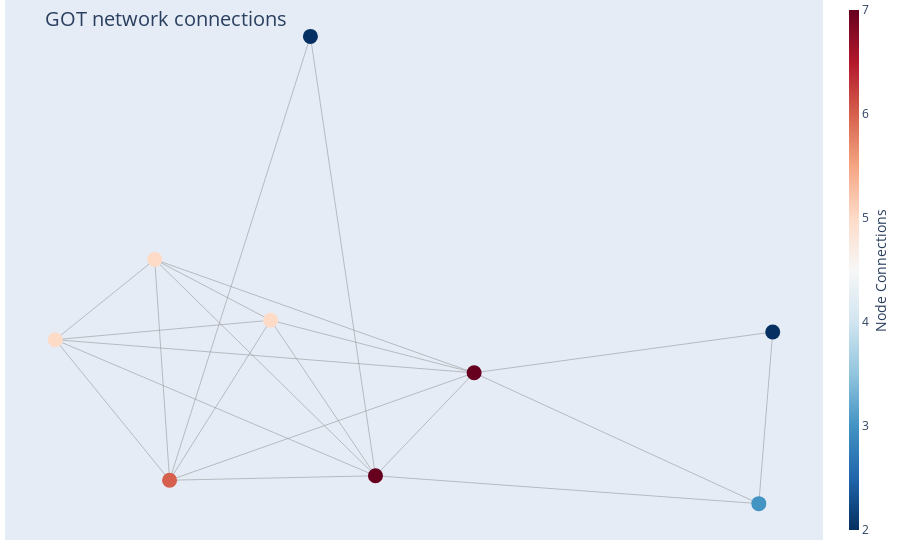

Notebook code for this chart:
### Markdown cell above
### **ACT.II**

### Code cell
draw_plotly_network_graph(Graph_obj = G2, filter = "Yes", filter_nodesbydegree = 50)

### Figure 1 — Plotly figure (JSON) as saved in the notebook; plotly's stock layout.template omitted (floating-point values rounded to 4 significant figures)
{"data": [{"hoverinfo": "none", "line": {"color": "#888", "width": 0.5}, "mode": "lines", "type": "scatter", "x": [0.008395, 0.2075, null, 0.008395, -0.4371, null, 0.008395, -0.6379, null, 0.008395, -0.4072, null, 0.008395, 0.7821, null, 0.008395, -0.2032, null, 0.008395, -0.1229, null, 0.2075, -0.2032, null, 0.2075, -0.4371, null, 0.2075, -0.6379, null, 0.2075, 0.8102, null, 0.2075, -0.4072, null, 0.2075, 0.7821, null, -0.4371, -0.2032, null, -0.4371, -0.6379, null, -0.4371, -0.4072, null, -0.6379, -0.2032, null, -0.6379, -0.4072, null, -0.4072, -0.2032, null, -0.4072, -0.1229, null, 0.7821, 0.8102, null], "y": [-0.416, -0.08419, null, -0.416, 0.281, null, -0.416, 0.02259, null, -0.416, -0.4303, null, -0.416, -0.5057, null, -0.416, 0.08522, null, -0.416, 1, null, -0.08419, 0.08522, null, -0.08419, 0.281, null, -0.08419, 0.02259, null, -0.08419, 0.04731, null, -0.08419, -0.4303, null, -0.08419, -0.5057, null, 0.281, 0.08522, null, 0.281, 0.02259, null, 0.281, -0.4303, null, 0.02259, 0.08522, null, 0.02259, -0.4303, null, -0.4303, 0.08522, null, -0.4303, 1, null, -0.5057, 0.04731, null]}, {"hoverinfo": "text", "marker": {"color": [7, 7, 5, 5, 6, 3, 5, 2, 2], "colorbar": {"thickness": 10, "title": {"side": "right", "text": "Node Connections"}, "xanchor": "left"}, "colorscale": [[0, "rgb(103,0,31)"], [0.1, "rgb(178,24,43)"], [0.2, "rgb(214,96,77)"], [0.3, "rgb(244,165,130)"], [0.4, "rgb(253,219,199)"], [0.5, "rgb(247,247,247)"], [0.6, "rgb(209,229,240)"], [0.7, "rgb(146,197,222)"], [0.8, "rgb(67,147,195)"], [0.9, "rgb(33,102,172)"], [1, "rgb(5,48,97)"]], "line": {"width": 0}, "reversescale": true, "showscale": true, "size": 15}, "mode": "markers", "text": ["King.<br /># of connections: 7", "Pol.<br /># of connections: 7", "Ros.<br /># of connections: 5", "Guil.<br /># of connections: 5", "Queen.<br /># of connections: 6", "Oph.<br /># of connections: 3", "Ham.<br /># of connections: 5", "Rey.<br /># of connections: 2", "Volt.<br /># of connections: 2"], "type": "scatter", "x": [0.008395, 0.2075, -0.4371, -0.6379, -0.4072, 0.7821, -0.2032, 0.8102, -0.1229], "y": [-0.416, -0.08419, 0.281, 0.02259, -0.4303, -0.5057, 0.08522, 0.04731, 1]}], "layout": {"annotations": [{"showarrow": false, "text": "", "xref": "paper", "yref": "paper"}], "autosize": true, "hovermode": "closest", "margin": {"b": 20, "l": 5, "r": 5, "t": 0}, "showlegend": false, "title": {"font": {"size": 20}, "text": "<br>GOT network connections"}, "xaxis": {"autorange": true, "range": [-0.7393, 0.9116], "showgrid": false, "showticklabels": false, "type": "linear", "zeroline": false}, "yaxis": {"autorange": true, "range": [-0.644, 1.138], "showgrid": false, "showticklabels": false, "type": "linear", "zeroline": false}}}
